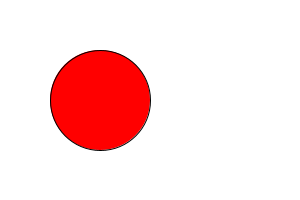
Frame 1 (no input)
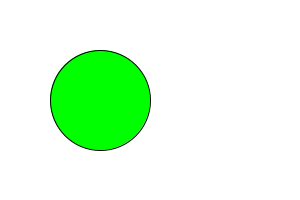
Frame 60 (the mouse pressed at the canvas centre just before this capture)
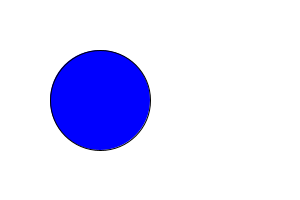
Frame 120 (the mouse held since frame 60 and released just before this capture)

The Processing sketch that drew these frames (run headless with seeded random() and noise(); from frame 60 on, the mouse is pressed at the canvas centre):

// Processing sketch: midterm_teacher_color_change
// ── midterm_teacher_color_change.pde
int ii;
void setup() {
  size(300, 200);
  ii = 0;
  frameRate(20);
  fill(255, 0, 0);
}
void draw() {
  background(255);
  // your answer
  if (ii==20)
    fill(0, 255, 0);
  else if (ii==60)
    fill(0, 0, 255);
  else if (ii==120) {
    ii=0;
    fill(255, 0, 0);
  }
  circle(100, 100, 100);
  ii++;
  //text ( ii/60 +"sec", 240, 100);
}
